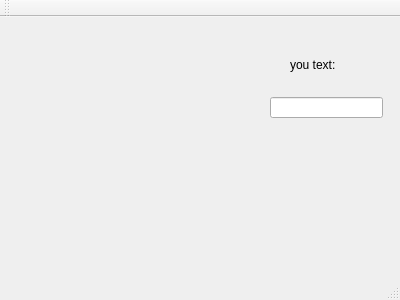
<?xml version="1.0" encoding="UTF-8"?>
<ui version="4.0">
 <class>MainWindow</class>
 <widget class="QMainWindow" name="MainWindow">
  <property name="geometry">
   <rect>
    <x>0</x>
    <y>0</y>
    <width>400</width>
    <height>300</height>
   </rect>
  </property>
  <property name="windowTitle">
   <string>MainWindow</string>
  </property>
  <widget class="QWidget" name="centralWidget">
   <widget class="QLabel" name="labelPic">
    <property name="geometry">
     <rect>
      <x>10</x>
      <y>30</y>
      <width>161</width>
      <height>151</height>
     </rect>
    </property>
    <property name="text">
     <string/>
    </property>
   </widget>
   <widget class="QLineEdit" name="lineEdit">
    <property name="geometry">
     <rect>
      <x>270</x>
      <y>80</y>
      <width>113</width>
      <height>21</height>
     </rect>
    </property>
   </widget>
   <widget class="QLabel" name="label">
    <property name="geometry">
     <rect>
      <x>290</x>
      <y>40</y>
      <width>57</width>
      <height>16</height>
     </rect>
    </property>
    <property name="text">
     <string>you text:</string>
    </property>
   </widget>
  </widget>
  <widget class="QMenuBar" name="menuBar">
   <property name="geometry">
    <rect>
     <x>0</x>
     <y>0</y>
     <width>400</width>
     <height>22</height>
    </rect>
   </property>
  </widget>
  <widget class="QToolBar" name="mainToolBar">
   <attribute name="toolBarArea">
    <enum>TopToolBarArea</enum>
   </attribute>
   <attribute name="toolBarBreak">
    <bool>false</bool>
   </attribute>
  </widget>
  <widget class="QStatusBar" name="statusBar"/>
 </widget>
 <layoutdefault spacing="6" margin="11"/>
 <resources/>
 <connections/>
</ui>
